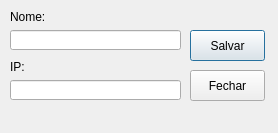
<?xml version="1.0" encoding="UTF-8"?>
<ui version="4.0">
 <class>addDialog</class>
 <widget class="QDialog" name="addDialog">
  <property name="geometry">
   <rect>
    <x>0</x>
    <y>0</y>
    <width>278</width>
    <height>133</height>
   </rect>
  </property>
  <property name="windowTitle">
   <string>Adicionar Amigos</string>
  </property>
  <widget class="QLineEdit" name="nomeEdit">
   <property name="geometry">
    <rect>
     <x>10</x>
     <y>30</y>
     <width>171</width>
     <height>20</height>
    </rect>
   </property>
  </widget>
  <widget class="QLineEdit" name="ipEdit">
   <property name="geometry">
    <rect>
     <x>10</x>
     <y>80</y>
     <width>171</width>
     <height>20</height>
    </rect>
   </property>
  </widget>
  <widget class="QPushButton" name="salvarButton">
   <property name="geometry">
    <rect>
     <x>190</x>
     <y>30</y>
     <width>75</width>
     <height>31</height>
    </rect>
   </property>
   <property name="text">
    <string>Salvar</string>
   </property>
  </widget>
  <widget class="QPushButton" name="fecharButton">
   <property name="geometry">
    <rect>
     <x>190</x>
     <y>70</y>
     <width>75</width>
     <height>31</height>
    </rect>
   </property>
   <property name="text">
    <string>Fechar</string>
   </property>
  </widget>
  <widget class="QLabel" name="nomeLabel">
   <property name="geometry">
    <rect>
     <x>10</x>
     <y>10</y>
     <width>47</width>
     <height>13</height>
    </rect>
   </property>
   <property name="text">
    <string>Nome:</string>
   </property>
  </widget>
  <widget class="QLabel" name="ipLabel">
   <property name="geometry">
    <rect>
     <x>10</x>
     <y>60</y>
     <width>47</width>
     <height>13</height>
    </rect>
   </property>
   <property name="text">
    <string>IP:</string>
   </property>
  </widget>
 </widget>
 <resources/>
 <connections/>
</ui>
